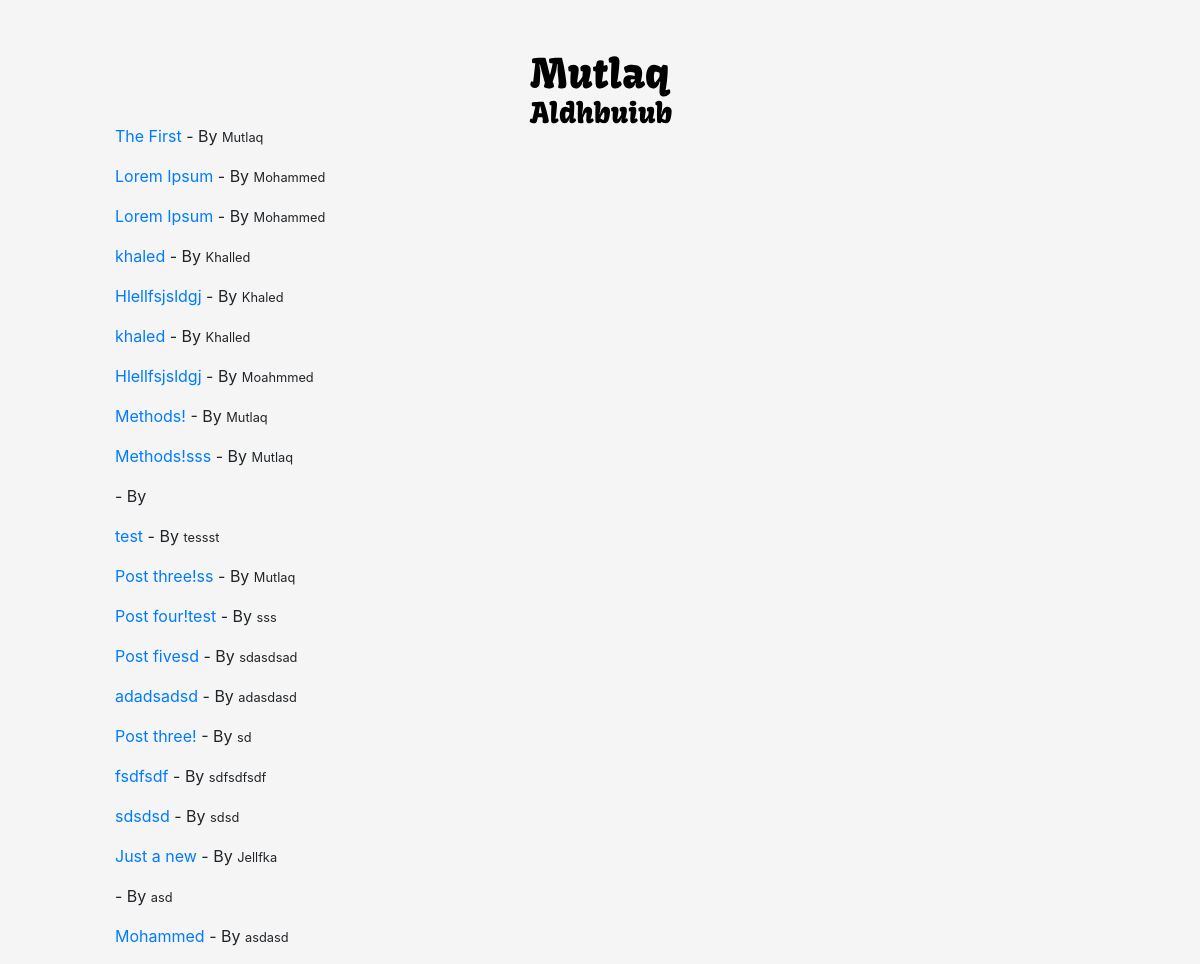
The page / on the database its author committed.
### tables this page shows
CREATE TABLE `posts` (
  `id` int(11) NOT NULL,
  `title` varchar(255) NOT NULL,
  `body` text NOT NULL,
  `author` varchar(255) NOT NULL,
  `created_at` timestamp NOT NULL DEFAULT CURRENT_TIMESTAMP,
  `publish` tinyint(1) NOT NULL DEFAULT '1'
);

### index.php (the view, shortened to what this page needs)
<?php
require "config-db.php";
?>
<!doctype html>
<!doctype html>
<html lang="en">
  <head>
      <link rel="stylesheet" href="https://stackpath.bootstrapcdn.com/bootstrap/4.1.3/css/bootstrap.min.css">
      <link rel="stylesheet" href="css/style.css">
  </head>
  <body>
  <div class="container">
      <div class="col-sm">
          <div class="row">
              <img src="assest/logo.png" alt="MyLogo" class="logo">
          </div>
      </div>
      <div class="col-md-12 col-sm">
          <?php
          $sql = "SELECT title,body,author,created_at,id,publish FROM posts where publish = 1";
          $result = mysqli_query($conn, $sql);
          ?>
          <div class="container">
          <?php if (mysqli_num_rows($result) > 0): ?>
              <?php   while ($row = mysqli_fetch_assoc($result)): ?>
                        <ul>
                            <li><a href="posts.php?id=<?php echo $row['id'];?>"><?php echo $row['title'];?></a> - By <small><?php echo $row['author'];?></small></li>
                        </ul>
              <?php endwhile;?>
          <?php endif; ?>
          </div>
      </div>
  </div>
  </body>
</html>

### css/style.css (style rules this page uses)
body { background-color: #F5F5F5; }
li { list-style-type: none; }
a { transition: .4s color; text-decoration: none; background-color: transparent; }
.logo { display: block; margin-left: auto; margin-right: auto; margin-top: 5%; }

### rows shown on the page
posts: title "The First", author "Mutlaq"
posts: title "Lorem Ipsum", author "Mohammed"
posts: title "Lorem Ipsum", author "Mohammed"
posts: title "khaled", author "Khalled"
posts: title "Hlellfsjsldgj", author "Khaled"
posts: title "khaled", author "Khalled"
posts: title "Hlellfsjsldgj", author "Moahmmed"
posts: title "Methods!", author "Mutlaq"
posts: title "Methods!sss", author "Mutlaq"
posts: title "test", author "tessst"
posts: title "Post three!ss", author "Mutlaq"
posts: title "Post four!test", author "sss"
posts: title "Post fivesd", author "sdasdsad"
posts: title "adadsadsd", author "adasdasd"
posts: title "Post three!", author "sd"
posts: title "fsdfsdf", author "sdfsdfsdf"
posts: title "sdsdsd", author "sdsd"
posts: title "Just a new", author "Jellfka"
posts: author "asd"
posts: title "Mohammed", author "asdasd"
